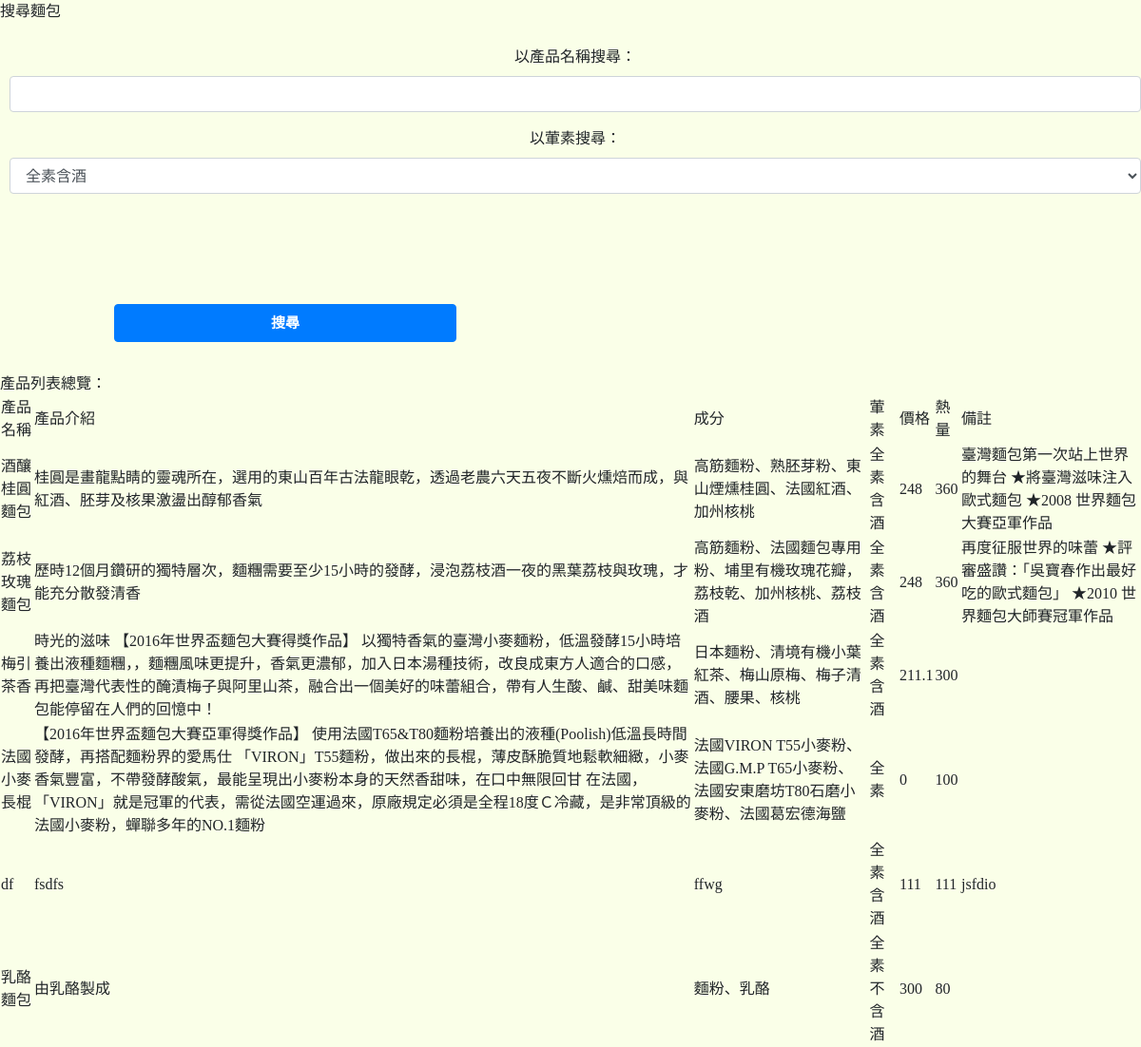
Screenshot of /search.php with the database file from the repository.
### tables this page shows
CREATE TABLE `menu` (
  `product` varchar(20) NOT NULL,
  `introduce` varchar(1000) NOT NULL,
  `contents` varchar(100) NOT NULL,
  `meat` varchar(10) NOT NULL,
  `cals` float NOT NULL,
  `price` int(11) NOT NULL,
  `note` varchar(1000) NOT NULL
);

### search.php (the view, shortened to what this page needs)
<!DOCTYPE html>
<html>
    <head>
        <?php
            include("config.php");
        ?>
    </head>
    <body style="background-color: #faffe8; ">
        <?php
        $sql = "SELECT * from `menu`WHERE 1";
        $result = $conn->query($sql);
        $row = $result->fetchAll(PDO::FETCH_ASSOC);
        foreach($row as $seq => $items){
            foreach($items as $title => $value){
                $product_list[$seq][$title] = $value;
            }
        }
        ?>
        <header>
            搜尋麵包
        </header>
        <br>
        <form action="search.php" method="post">
            <div class="form-group">
                <label>以產品名稱搜尋：</label>
                <input name="search_name" class="form-control" type="text">
            </div>
            <div class="form-group">
                <label>以葷素搜尋：</label>
                <select name="search_meat" class="form-control">
                    <option>全素含酒</option>
                </select>
            </div>
            <button type="submit" class="btn btn-primary mb-2">搜尋</button>
        </form>
        <header>
            <br>
            產品列表總覽：
        </header>
        <table>
            <tr>
                <td>產品名稱</td><td>產品介紹</td><td>成分</td><td>葷素</td><td>價格</td><td>熱量</td><td>備註</td>
            </tr>
            <?php
                foreach($product_list as $items){
                    echo "<tr>";
                    foreach($items as $value){
                        echo "<td>".$value."</td>";
                    }
                    echo "</tr>";
                }
            ?>
        </table>
    </body>
</html>

### config.php (shortened to what this page needs)
<link rel="stylesheet" href="https://stackpath.bootstrapcdn.com/bootstrap/4.2.1/css/bootstrap.min.css">
<link rel="stylesheet" type="text/css" href="style.css">

### style.css (style rules this page uses)
body { background-color: #b7ffff; font-family: "微軟正黑體", "Time New Roman"; }
.btn { font-size: 15px; height: 40px; width: 30%; margin-top: 100px; margin-left: 10%; margin-right: 35%; font-weight: bold; }
div { font-size: 16px; text-align: center; margin-left: 10px; }

### rows the page displays
menu: product "酒釀桂圓麵包", introduce "桂圓是畫龍點睛的靈魂所在，選用的東山百年古法龍眼乾，透過老農六天五夜不斷火燻焙而成，與紅酒、胚芽及核果激盪出醇郁香氣", contents "高筋麵粉、熟胚芽粉、東山煙燻桂圓、法國紅酒、加州核桃", meat "全素含酒", cals "248", price "360", note "臺灣麵包第一次站上世界的舞台 ★將臺灣滋味注入歐式麵包 ★2008 世界麵包大賽亞軍作品"
menu: product "荔枝玫瑰麵包", introduce "歷時12個月鑽研的獨特層次，麵糰需要至少15小時的發酵，浸泡荔枝酒一夜的黑葉荔枝與玫瑰，才能充分散發清香", contents "高筋麵粉、法國麵包專用粉、埔里有機玫瑰花瓣，荔枝乾、加州核桃、荔枝酒", meat "全素含酒", cals "248", price "360", note "再度征服世界的味蕾 ★評審盛讚：「吳寶春作出最好吃的歐式麵包」 ★2010 世界麵包大師賽冠軍作品"
menu: product "梅引茶香", introduce "時光的滋味 【2016年世界盃麵包大賽得獎作品】 以獨特香氣的臺灣小麥麵粉，低溫發酵15小時培養出液種麵糰，，麵糰風味更提升，香氣更濃郁，加入日本湯種技術，改良成東方人適合的口感，再把臺灣代表性的醃漬梅子與阿里山茶，融合出一個美好的味蕾組合，帶有人生酸、鹹、甜美味麵包能停留在人們的回憶中！", contents "日本麵粉、清境有機小葉紅茶、梅山原梅、梅子清酒、腰果、核桃", meat "全素含酒", cals "211.1", price "300"
menu: product "法國小麥長棍", introduce "【2016年世界盃麵包大賽亞軍得獎作品】 使用法國T65&T80麵粉培養出的液種(Poolish)低溫長時間發酵，再搭配麵粉界的愛馬仕 「VIRON」T55麵粉，做出來的長棍，薄皮酥脆質地鬆軟細緻，小麥香氣豐富，不帶發酵酸氣，最能呈現出小麥粉本身的天然香甜味，在口中無限回甘 在法國， 「VIRON」就是冠軍的代表，需從法國空運過來，原廠規定必須是全程18度Ｃ冷藏，是非常頂級的法國小麥粉，蟬聯多年的NO.1麵粉", contents "法國VIRON T55小麥粉、法國G.M.P T65小麥粉、法國安東磨坊T80石磨小麥粉、法國葛宏德海鹽", meat "全素", cals "0", price "100"
menu: product "df", introduce "fsdfs", contents "ffwg", meat "全素含酒", value "111", note "jsfdio"
menu: product "乳酪麵包", introduce "由乳酪製成", contents "麵粉、乳酪", meat "全素不含酒", cals "300", price "80"
